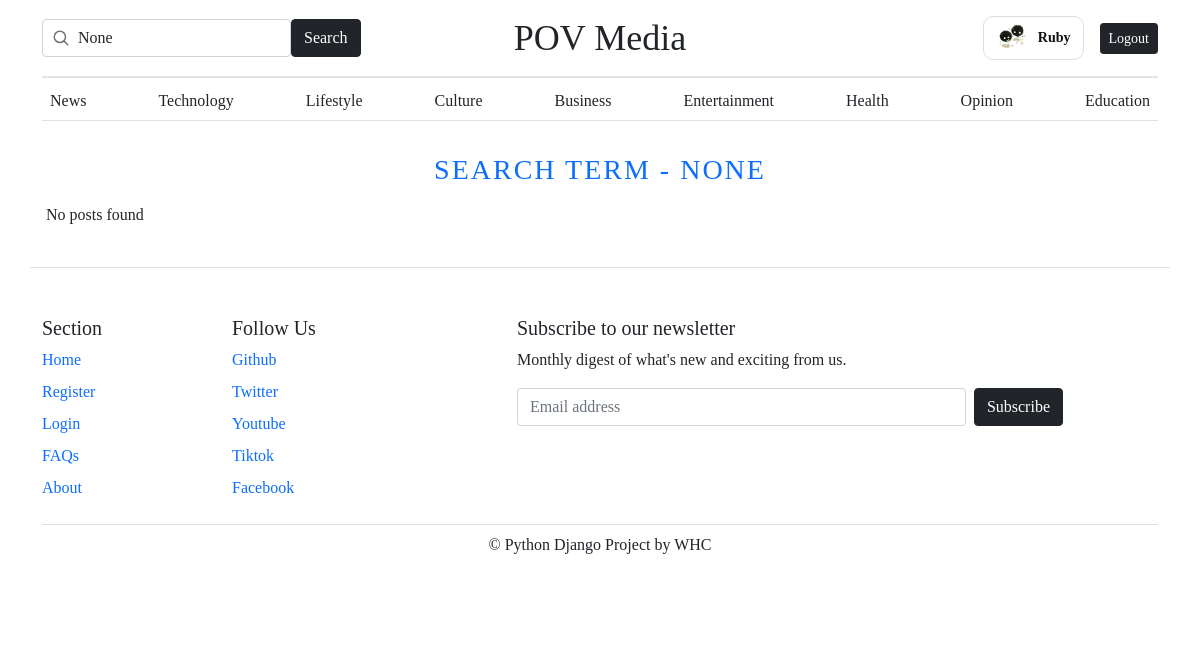
Screenshot of /blogs/search/ (signed in) with the database file from the repository.
### pov/models.py (models this page shows, shortened)
class Profile(models.Model):
    user = models.OneToOneField(User, on_delete=models.CASCADE)
    image = models.ImageField(default='default.jpg', upload_to='profile_pics')
    bio = models.TextField(max_length=300, blank=True) # New field
    location = models.CharField(max_length=100, blank=True) # New field

class Category(models.Model):
    category_name = models.CharField(max_length=50, unique=True)
    created_at = models.DateTimeField(auto_now_add=True)
    updated_at = models.DateTimeField(auto_now=True)
    class Meta:
        verbose_name_plural = 'categories'

### pov/views.py (the view)
# urls.py: path('blogs/search/', views.search, name='search'), #Search
def search(request):
    keyword = request.GET.get('search')
    if keyword:
       blogs = Blog.objects.filter(
            Q(title__icontains=keyword) |
            Q(category__category_name__icontains=keyword) |
            Q(description__icontains=keyword) |
            Q(blog_body__icontains=keyword),
            status="Published"
        )
    else:
        blogs = Blog.objects.none()
    context = {
        'blogs': blogs,
        'keyword': keyword,
    }
    return render(request, 'search.html', context)

### pov/context_processors.py (called while the page is built)
def get_categories(request):
    categories = Category.objects.all()
    return dict(categories=categories)

### templates/search.html
{% extends 'base.html' %}
{% block main %}
    <h3 class="text-uppercase text-primary mb-3" style="letter-spacing: 2px; text-align: center;">Search Term - {{ keyword }}</h3>
    <div class="row mb-2">
      {% if blogs %}
      {% for i in blogs %}
      <div class="col-md-6 d-flex">
        <div class="row g-0 border rounded overflow-hidden flex-md-row mb-4 shadow-sm position-relative w-100" style="height: 250px;"> <div class="col p-4 d-flex flex-column position-static">
            <strong class="d-inline-block mb-2 text-primary">{{ i.category.category_name }}</strong>
            <h3 class="mb-0" style="font-size: 1.5rem;">{{ i.title|truncatechars:45 }}</h3>
            <div class="mb-1 text-muted small">{{ i.created_at | timesince }} ago</div>
            <p class="card-text mb-auto">{{ i.description | truncatewords:12 }}</p>
            <a href="{% url 'blogs' i.slug %}" class="stretched-link fw-bold">Continue reading</a>
          </div>
          <div class="col-auto d-none d-lg-block">
            {% if i.image %}
              <img src="{{ i.image.url }}"
                   style="width:200px; height:250px; object-fit:cover;"
                   alt="Post image">
            {% else %}
              <div style="width:200px; height:250px; background:#555; display:flex; align-items:center; justify-content:center; color:white;">
                No Image
              </div>
            {% endif %}
          </div>
        </div>
      </div>
      {% endfor %}
      {% else %}
      <p>No posts found</p>
      {% endif %}
    </div>
{% endblock %}

### templates/base.html (shortened to what this page needs)
{% load static %}
{% load pwa %}
<!DOCTYPE html>
<html lang="en">
<head>
    <link rel="stylesheet" href="{% static 'css/blog.css' %}">
    <link href="{% static 'css/bootstrap.css' %}" type="text/css" rel="stylesheet">
    <link rel="stylesheet" href="https://cdn.jsdelivr.net/npm/bootstrap-icons@1.11.3/font/bootstrap-icons.min.css">
</head>
<body>
  <div class="container">
  <header class="blog-header py-3">
    <div class="row align-items-center">
      <div class="col-md-4 col-12 search-col">
        <form class="mb-0" action="{% url 'search' %}" method="GET">
          <div class="search-container">
            <input type="search" name="search" value="{{ keyword }}" class="form-control" placeholder="Search..." aria-label="Search">
            <button class="btn btn-dark" type="submit">Search</button>
          </div>
        </form>
      </div>
      <div class="col-md-4 col-12 text-center logo-col">
        <a class="blog-header-logo text-dark" href="/"
          style="font-size: 2.25rem; font-family: 'Playfair Display', serif; text-decoration: none;">
          POV Media
        </a>
      </div>
      <div class="col-md-4 col-12 d-flex justify-content-md-end justify-content-center align-items-center gap-3 auth-col">
        {% if request.user.is_authenticated %}
          <a href="{% url 'account_redirect' %}" style="text-decoration: none; color: #111;">
            <div class="user-pill">
              {% if request.user.profile.image and request.user.profile.image.name != 'default.png' %}
                  <img src="{{ request.user.profile.image.url }}" class="avatar-circle-img">
              {% else %}
                  <div class="avatar-circle">
                      {{ request.user.username|slice:":1"|upper }}
                  </div>
              {% endif %}
              <span class="username" style="font-weight: bold;">{{ request.user.username }}</span>
            </div>
          </a>
          <a class="btn btn-sm btn-dark" href="{% url 'logout' %}">Logout</a>
        {% else %}
          <a class="btn btn-sm btn-dark" href="{% url 'login' %}">Login</a>
          <a class="btn btn-sm btn-outline-dark" href="{% url 'register' %}">Register</a>
        {% endif %}
      </div>
    </div>
  </header>
  <div class="nav-scroller py-1 mb-2 border-bottom border-top">
    <nav class="nav d-flex justify-content-between">
      {% for category in categories %}
      <a class="p-2 link-secondary text-dark" href="{% url 'posts_by_category' category.id %}" style="text-decoration: none;">
        {{ category.category_name }}
      </a>
      {% endfor %}
    </nav>
  </div>
</div>
  <main class="container" style="padding: 1rem;">
    {% block main %}{% endblock %}
  </main>
  <div class="container border-top" bis_skin_checked="1">
    <footer class="mt-auto py-5">
      <div class="row" bis_skin_checked="1">
        <div class="col-6 col-md-2 mb-3" bis_skin_checked="1">
          <h5>Section</h5>
          <ul class="nav flex-column">
            <li class="nav-item mb-2"><a href="/" class="nav-link p-0 text-body-secondary">Home</a></li>
            <li class="nav-item mb-2"><a href="/register/" class="nav-link p-0 text-body-secondary">Register</a></li>
            <li class="nav-item mb-2"><a href="/login/" class="nav-link p-0 text-body-secondary">Login</a></li>
            <li class="nav-item mb-2"><a href="#" class="nav-link p-0 text-body-secondary">FAQs</a></li>
            <li class="nav-item mb-2"><a href="#" class="nav-link p-0 text-body-secondary">About</a></li>
          </ul>
        </div>
        <div class="col-6 col-md-2 mb-3" bis_skin_checked="1">
          <h5>Follow Us</h5>
          <ul class="nav flex-column">
            <li class="nav-item mb-2"><a href="#" class="nav-link p-0 text-body-secondary">Github</a></li>
            <li class="nav-item mb-2"><a href="#" class="nav-link p-0 text-body-secondary">Twitter</a></li>
            <li class="nav-item mb-2"><a href="#" class="nav-link p-0 text-body-secondary">Youtube</a></li>
            <li class="nav-item mb-2"><a href="#" class="nav-link p-0 text-body-secondary">Tiktok</a></li>
            <li class="nav-item mb-2"><a href="#" class="nav-link p-0 text-body-secondary">Facebook</a></li>
          </ul>
        </div>
        <div class="col-md-6 offset-md-1 mb-3" bis_skin_checked="1">
          <form method="POST" action="{% url 'subscribe' %}">
            <h5>Subscribe to our newsletter</h5>
            <p>Monthly digest of what's new and exciting from us.</p>
            <div class="d-flex gap-2">
              <input name="email" type="email" class="form-control" placeholder="Email address" required>
              <button class="btn btn-dark" type="submit">Subscribe</button>
            </div>
          </form>
        </div>
      </div>
      <div class="border-top text-center">
        <p class="mt-2">© Python Django Project by WHC</p>
      </div>
    </footer>
  </div>
</body>
</html>

### static/css/blog.css (style rules this page uses)
.blog-header { line-height: 1; border-bottom: 1px solid #e5e5e5; }
.blog-header-logo { font-family: "Playfair Display", Georgia, "Times New Roman", serif; font-size: 2.25rem; }
h1, h2, h3, h4, h5, h6 { font-family: "Playfair Display", Georgia, "Times New Roman", serif; }
.nav-scroller { position: relative; z-index: 2; height: 2.75rem; overflow-y: hidden; }
.nav-scroller .nav { display: flex; flex-wrap: nowrap; padding-bottom: 1rem; margin-top: -1px; overflow-x: auto; text-align: center; white-space: nowrap; -webkit-overflow-scrolling: touch; }

### templates/base.html (style rules this page uses)
body { font-family: 'Poppins'; }
.search-container { position: relative; display: flex; align-items: center; max-width: 250px; }
.search-container .form-control { padding-left: 35px; width: 250px; }
.user-pill { display: flex; align-items: center; gap: 10px; padding: 5px 12px; border: 1px solid #ddd; border-radius: 10px; background: #fff; transition: 0.3s; }
.avatar-circle-img { width: 32px; height: 32px; border-radius: 50%; object-fit: cover; }
.username { font-size: 14px; font-weight: 500; }

### rows the page displays
Category: category_name "News"
Category: category_name "Technology"
Category: category_name "Lifestyle"
Category: category_name "Culture"
Category: category_name "Business"
Category: category_name "Entertainment"
Category: category_name "Health"
Category: category_name "Opinion"
Category: category_name "Education"

### other values shown
{{ request.user.username }} "Ruby"
{{ keyword }} "NONE"
